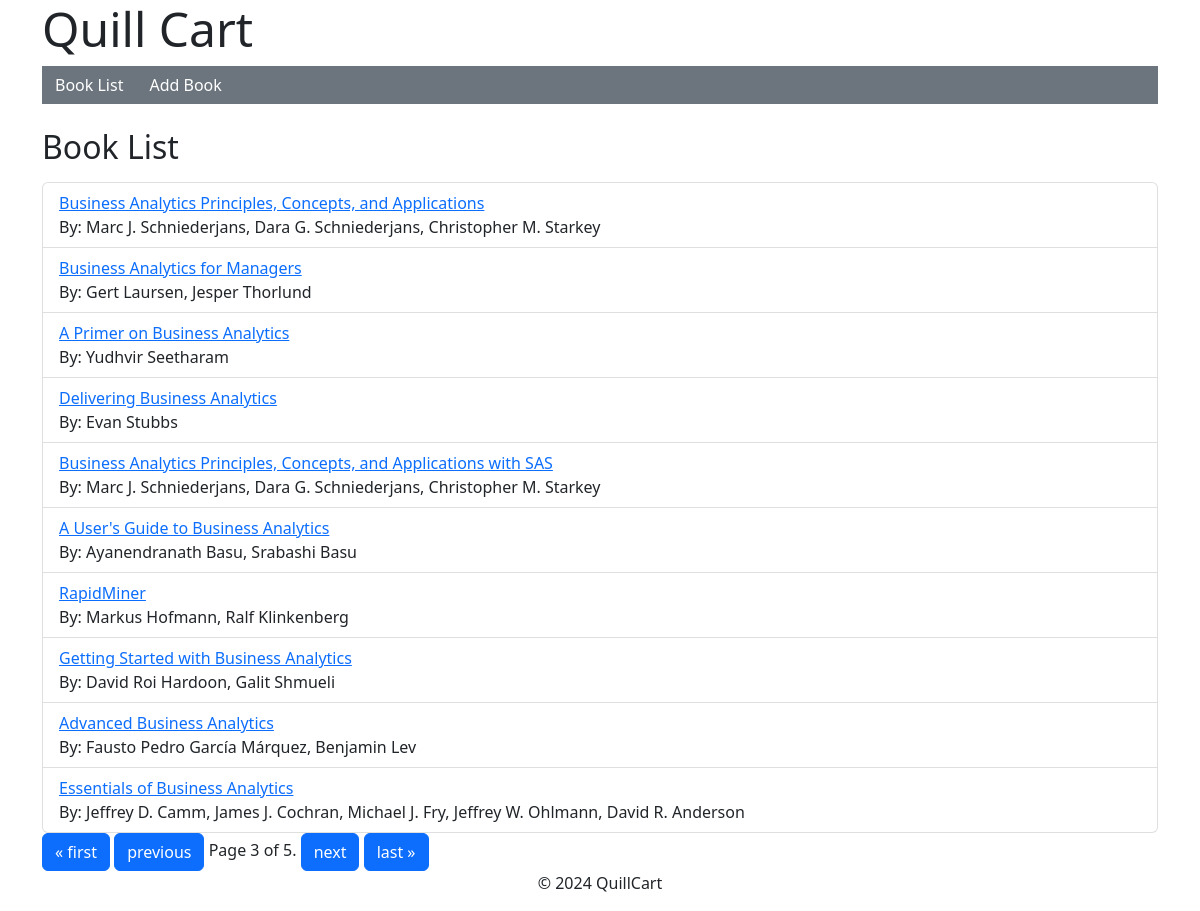
The page /books/?page=3 on the database as committed earlier.
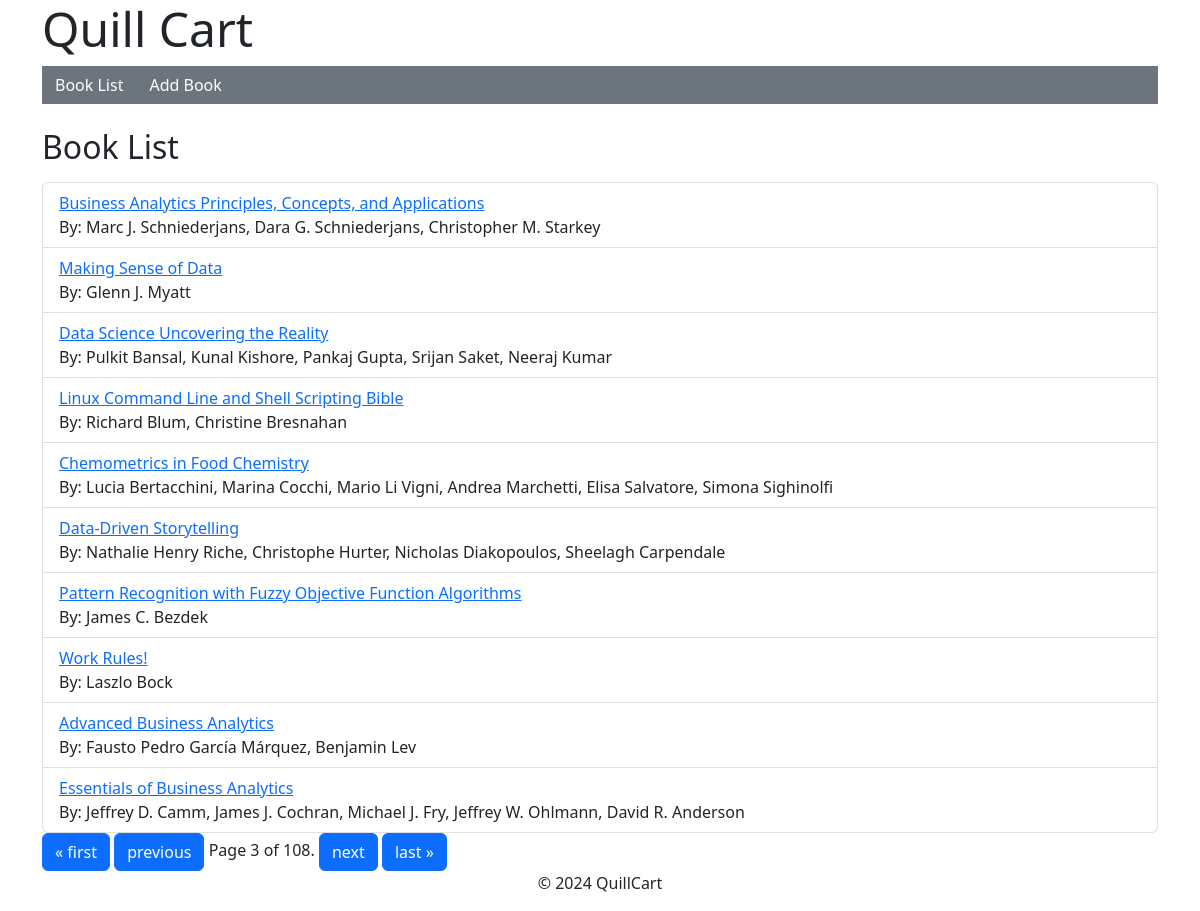
The same page on the database as committed later.
### quillcart/models.py (models this page shows, shortened)
class Book(models.Model):
    custom_id = models.DecimalField(max_digits=20, decimal_places=0, primary_key=True)
    title = models.CharField(max_length=255)
    subtitle = models.CharField(max_length=255, null=True, blank=True)
    authors = models.CharField(max_length=255)
    publisher = models.CharField(max_length=255)
    published_date = models.DateField()
    category = models.CharField(max_length=255)
    distribution_expense = models.DecimalField(max_digits=5, decimal_places=2)

### quillcart/views.py (the view)
# urls.py: path('books/', views.book_list, name='book_list'),
def book_list(request):
    books = Book.objects.all()
    paginator = Paginator(books, 10)  # Show 10 books per page
    page_number = request.GET.get('page')
    try:
        page = paginator.page(page_number)
    except PageNotAnInteger:
        page = paginator.page(1)
    except EmptyPage:
        page = paginator.page(paginator.num_pages)
    return render(request, 'quillcart/book_list.html', {'books': page})

### quillcart/templates/quillcart/book_list.html (shortened to what this page needs)
{% extends "base.html" %}
{% load custom_pagination %}
{% block content %}
    <h2 class="mt-4 mb-3">Book List</h2>
    <ul class="list-group">
        {% for book in books %}
            <li class="list-group-item">
                <a href="{% url 'quillcart:view_book' book.custom_id %}">{{ book.title }}</a><br>
                By: {{ book.authors }}
            </li>
        {% endfor %}
    </ul>
    <div class="pagination">
        <span class="step-links">
            {% if books.has_previous %}
                <a href="?page=1" class="btn btn-primary">&laquo; first</a>
                <a href="?page={{ books.previous_page_number }}" class="btn btn-primary">previous</a>
            {% endif %}
            <span class="current-page">
                Page {{ books.number }} of {{ books.paginator.num_pages }}.
            </span>
            {% if books.has_next %}
                <a href="?page={{ books.next_page_number }}" class="btn btn-primary">next</a>
                <a href="?page={{ books.paginator.num_pages }}" class="btn btn-primary">last &raquo;</a>
            {% endif %}
        </span>
    </div>
{% endblock %}

Rows that differ between the two databases and show on the page:
removed Book: title "A Primer on Business Analytics", authors "Yudhvir Seetharam"
removed Book: title "Business Analytics Principles, Concepts, and Applications with SAS", authors "Marc J. Schniederjans, Dara G. Schniederjans, Christopher M. Starkey"
removed Book: title "RapidMiner", authors "Markus Hofmann, Ralf Klinkenberg"
removed Book: title "Getting Started with Business Analytics", authors "David Roi Hardoon, Galit Shmueli"
changed Book: title "Business Analytics for Managers" → "Making Sense of Data"; authors "Gert Laursen, Jesper Thorlund" → "Glenn J. Myatt"
added Book: title "Data Science Uncovering the Reality", authors "Pulkit Bansal, Kunal Kishore, Pankaj Gupta, Srijan Saket, Neeraj Kumar"
changed Book: title "Delivering Business Analytics" → "Linux Command Line and Shell Scripting Bible"; authors "Evan Stubbs" → "Richard Blum, Christine Bresnahan"
added Book: title "Chemometrics in Food Chemistry", authors "Lucia Bertacchini, Marina Cocchi, Mario Li Vigni, Andrea Marchetti, Elisa Salvatore, Simona Sighinolfi"
changed Book: title "A User's Guide to Business Analytics" → "Data-Driven Storytelling"; authors "Ayanendranath Basu, Srabashi Basu" → "Nathalie Henry Riche, Christophe Hurter, Nicholas Diakopoulos, Sheelagh Carpendale"
added Book: title "Pattern Recognition with Fuzzy Objective Function Algorithms", authors "James C. Bezdek"
added Book: title "Work Rules!", authors "Laszlo Bock"
Other text that changed with them:
{{ books.paginator.num_pages }}: "5" → "108"
